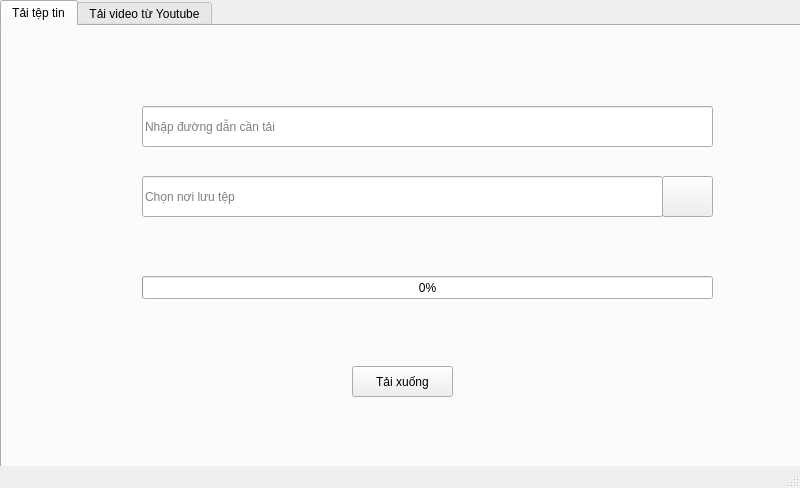
<?xml version="1.0" encoding="UTF-8"?>
<ui version="4.0">
 <class>MainWindow</class>
 <widget class="QMainWindow" name="MainWindow">
  <property name="geometry">
   <rect>
    <x>0</x>
    <y>0</y>
    <width>800</width>
    <height>488</height>
   </rect>
  </property>
  <property name="windowTitle">
   <string>Cửa sổ chính</string>
  </property>
  <widget class="QWidget" name="centralwidget">
   <widget class="QTabWidget" name="tabWidget">
    <property name="geometry">
     <rect>
      <x>0</x>
      <y>0</y>
      <width>801</width>
      <height>571</height>
     </rect>
    </property>
    <property name="tabPosition">
     <enum>QTabWidget::North</enum>
    </property>
    <property name="currentIndex">
     <number>0</number>
    </property>
    <widget class="QWidget" name="tab">
     <attribute name="title">
      <string>Tải tệp tin</string>
     </attribute>
     <widget class="QPushButton" name="tai_xuong">
      <property name="geometry">
       <rect>
        <x>350</x>
        <y>340</y>
        <width>101</width>
        <height>31</height>
       </rect>
      </property>
      <property name="text">
       <string>Tải xuống</string>
      </property>
     </widget>
     <widget class="QLineEdit" name="duong_dan_tai">
      <property name="geometry">
       <rect>
        <x>140</x>
        <y>80</y>
        <width>571</width>
        <height>41</height>
       </rect>
      </property>
      <property name="placeholderText">
       <string>Nhập đường dẫn cần tải</string>
      </property>
     </widget>
     <widget class="QLineEdit" name="duong_dan_luu">
      <property name="geometry">
       <rect>
        <x>140</x>
        <y>150</y>
        <width>521</width>
        <height>41</height>
       </rect>
      </property>
      <property name="placeholderText">
       <string>Chọn nơi lưu tệp</string>
      </property>
     </widget>
     <widget class="QPushButton" name="chon_noi_luu">
      <property name="geometry">
       <rect>
        <x>660</x>
        <y>150</y>
        <width>51</width>
        <height>41</height>
       </rect>
      </property>
      <property name="text">
       <string/>
      </property>
      <property name="icon">
       <iconset resource="icon.qrc">
        <normaloff>:/icons/duyettep.png</normaloff>:/icons/duyettep.png</iconset>
      </property>
      <property name="iconSize">
       <size>
        <width>48</width>
        <height>48</height>
       </size>
      </property>
     </widget>
     <widget class="QProgressBar" name="thanh_tien_trinh">
      <property name="geometry">
       <rect>
        <x>140</x>
        <y>250</y>
        <width>571</width>
        <height>23</height>
       </rect>
      </property>
      <property name="value">
       <number>0</number>
      </property>
     </widget>
    </widget>
    <widget class="QWidget" name="tab_2">
     <attribute name="title">
      <string>Tải video từ Youtube</string>
     </attribute>
     <widget class="QTabWidget" name="tabWidget_2">
      <property name="geometry">
       <rect>
        <x>0</x>
        <y>0</y>
        <width>801</width>
        <height>431</height>
       </rect>
      </property>
      <property name="currentIndex">
       <number>0</number>
      </property>
      <property name="elideMode">
       <enum>Qt::ElideNone</enum>
      </property>
      <widget class="QWidget" name="tab_3">
       <attribute name="title">
        <string>Tải video đơn</string>
       </attribute>
       <widget class="QLineEdit" name="duong_dan_video_don">
        <property name="geometry">
         <rect>
          <x>120</x>
          <y>50</y>
          <width>521</width>
          <height>41</height>
         </rect>
        </property>
        <property name="placeholderText">
         <string>Nhập đường dẫn video</string>
        </property>
       </widget>
       <widget class="QLineEdit" name="noi_luu_video_don">
        <property name="geometry">
         <rect>
          <x>120</x>
          <y>110</y>
          <width>521</width>
          <height>41</height>
         </rect>
        </property>
        <property name="placeholderText">
         <string>Chọn đường dẫn lưu tệp</string>
        </property>
       </widget>
       <widget class="QPushButton" name="duyet_tep_video_don">
        <property name="geometry">
         <rect>
          <x>640</x>
          <y>110</y>
          <width>51</width>
          <height>41</height>
         </rect>
        </property>
        <property name="text">
         <string/>
        </property>
        <property name="icon">
         <iconset resource="icon.qrc">
          <normaloff>:/icons/duyettep.png</normaloff>:/icons/duyettep.png</iconset>
        </property>
        <property name="iconSize">
         <size>
          <width>48</width>
          <height>48</height>
         </size>
        </property>
       </widget>
       <widget class="QProgressBar" name="tien_trinh_video_don">
        <property name="geometry">
         <rect>
          <x>120</x>
          <y>200</y>
          <width>581</width>
          <height>21</height>
         </rect>
        </property>
        <property name="value">
         <number>0</number>
        </property>
       </widget>
       <widget class="QPushButton" name="tai_xuong_video_don">
        <property name="geometry">
         <rect>
          <x>300</x>
          <y>250</y>
          <width>181</width>
          <height>51</height>
         </rect>
        </property>
        <property name="text">
         <string>Tải xuống</string>
        </property>
       </widget>
       <widget class="QLabel" name="label">
        <property name="geometry">
         <rect>
          <x>260</x>
          <y>160</y>
          <width>161</width>
          <height>31</height>
         </rect>
        </property>
        <property name="font">
         <font>
          <pointsize>14</pointsize>
          <weight>75</weight>
          <bold>true</bold>
         </font>
        </property>
        <property name="text">
         <string>Chất lượng video</string>
        </property>
       </widget>
       <widget class="QComboBox" name="chat_luong_video_don">
        <property name="geometry">
         <rect>
          <x>440</x>
          <y>160</y>
          <width>261</width>
          <height>31</height>
         </rect>
        </property>
       </widget>
       <widget class="QPushButton" name="kiem_tra_video_don">
        <property name="geometry">
         <rect>
          <x>640</x>
          <y>50</y>
          <width>41</width>
          <height>41</height>
         </rect>
        </property>
        <property name="text">
         <string/>
        </property>
        <property name="icon">
         <iconset resource="icon.qrc">
          <normaloff>:/icons/check.svg</normaloff>:/icons/check.svg</iconset>
        </property>
        <property name="iconSize">
         <size>
          <width>65</width>
          <height>65</height>
         </size>
        </property>
       </widget>
       <widget class="QLabel" name="thoi_gian_video_don">
        <property name="geometry">
         <rect>
          <x>540</x>
          <y>346</y>
          <width>251</width>
          <height>21</height>
         </rect>
        </property>
        <property name="text">
         <string/>
        </property>
       </widget>
      </widget>
      <widget class="QWidget" name="tab_4">
       <attribute name="title">
        <string>Tải theo danh sách phát</string>
       </attribute>
       <widget class="QLineEdit" name="duong_dan_danh_sach">
        <property name="geometry">
         <rect>
          <x>80</x>
          <y>30</y>
          <width>541</width>
          <height>41</height>
         </rect>
        </property>
        <property name="placeholderText">
         <string>Nhập đường dẫn danh sách</string>
        </property>
       </widget>
       <widget class="QLineEdit" name="duong_dan_luu_danh_sach">
        <property name="geometry">
         <rect>
          <x>80</x>
          <y>80</y>
          <width>541</width>
          <height>41</height>
         </rect>
        </property>
        <property name="placeholderText">
         <string>Chọn nơi lưu video</string>
        </property>
       </widget>
       <widget class="QPushButton" name="duyet_tep_danh_sach">
        <property name="geometry">
         <rect>
          <x>630</x>
          <y>80</y>
          <width>51</width>
          <height>41</height>
         </rect>
        </property>
        <property name="text">
         <string/>
        </property>
        <property name="icon">
         <iconset resource="icon.qrc">
          <normaloff>:/icons/duyettep.png</normaloff>:/icons/duyettep.png</iconset>
        </property>
        <property name="iconSize">
         <size>
          <width>48</width>
          <height>48</height>
         </size>
        </property>
       </widget>
       <widget class="QLabel" name="label_2">
        <property name="geometry">
         <rect>
          <x>390</x>
          <y>140</y>
          <width>171</width>
          <height>31</height>
         </rect>
        </property>
        <property name="font">
         <font>
          <pointsize>15</pointsize>
          <weight>75</weight>
          <bold>true</bold>
         </font>
        </property>
        <property name="text">
         <string>Chất lượng video</string>
        </property>
       </widget>
       <widget class="QComboBox" name="chat_luong_danh_sach">
        <property name="geometry">
         <rect>
          <x>570</x>
          <y>130</y>
          <width>121</width>
          <height>41</height>
         </rect>
        </property>
       </widget>
       <widget class="QProgressBar" name="tien_trinh_tai_danh_sach">
        <property name="geometry">
         <rect>
          <x>80</x>
          <y>250</y>
          <width>611</width>
          <height>23</height>
         </rect>
        </property>
        <property name="value">
         <number>0</number>
        </property>
       </widget>
       <widget class="QPushButton" name="tai_xuong_danh_sach">
        <property name="geometry">
         <rect>
          <x>280</x>
          <y>300</y>
          <width>201</width>
          <height>41</height>
         </rect>
        </property>
        <property name="text">
         <string>Bắt đầu tải</string>
        </property>
       </widget>
       <widget class="QLabel" name="label_3">
        <property name="geometry">
         <rect>
          <x>80</x>
          <y>200</y>
          <width>141</width>
          <height>21</height>
         </rect>
        </property>
        <property name="font">
         <font>
          <pointsize>15</pointsize>
         </font>
        </property>
        <property name="text">
         <string>Video hiện tại</string>
        </property>
       </widget>
       <widget class="QLCDNumber" name="video_hien_tai">
        <property name="geometry">
         <rect>
          <x>220</x>
          <y>190</y>
          <width>91</width>
          <height>31</height>
         </rect>
        </property>
       </widget>
       <widget class="QLabel" name="label_4">
        <property name="geometry">
         <rect>
          <x>360</x>
          <y>200</y>
          <width>161</width>
          <height>21</height>
         </rect>
        </property>
        <property name="font">
         <font>
          <pointsize>15</pointsize>
         </font>
        </property>
        <property name="text">
         <string>Danh sách video</string>
        </property>
       </widget>
       <widget class="QLCDNumber" name="tong_so_video">
        <property name="geometry">
         <rect>
          <x>530</x>
          <y>190</y>
          <width>91</width>
          <height>31</height>
         </rect>
        </property>
       </widget>
       <widget class="QPushButton" name="kiem_tra_danh_sach">
        <property name="geometry">
         <rect>
          <x>630</x>
          <y>30</y>
          <width>41</width>
          <height>41</height>
         </rect>
        </property>
        <property name="text">
         <string/>
        </property>
        <property name="icon">
         <iconset resource="icon.qrc">
          <normaloff>:/icons/taixuong.svg</normaloff>:/icons/taixuong.svg</iconset>
        </property>
        <property name="iconSize">
         <size>
          <width>60</width>
          <height>60</height>
         </size>
        </property>
       </widget>
       <widget class="QLabel" name="lay_danh_sach_phat">
        <property name="geometry">
         <rect>
          <x>10</x>
          <y>350</y>
          <width>241</width>
          <height>31</height>
         </rect>
        </property>
        <property name="text">
         <string/>
        </property>
       </widget>
      </widget>
     </widget>
    </widget>
   </widget>
  </widget>
  <widget class="QMenuBar" name="menubar">
   <property name="geometry">
    <rect>
     <x>0</x>
     <y>0</y>
     <width>800</width>
     <height>22</height>
    </rect>
   </property>
  </widget>
  <widget class="QStatusBar" name="statusbar"/>
 </widget>
 <resources>
  <include location="icon.qrc"/>
 </resources>
 <connections/>
</ui>
